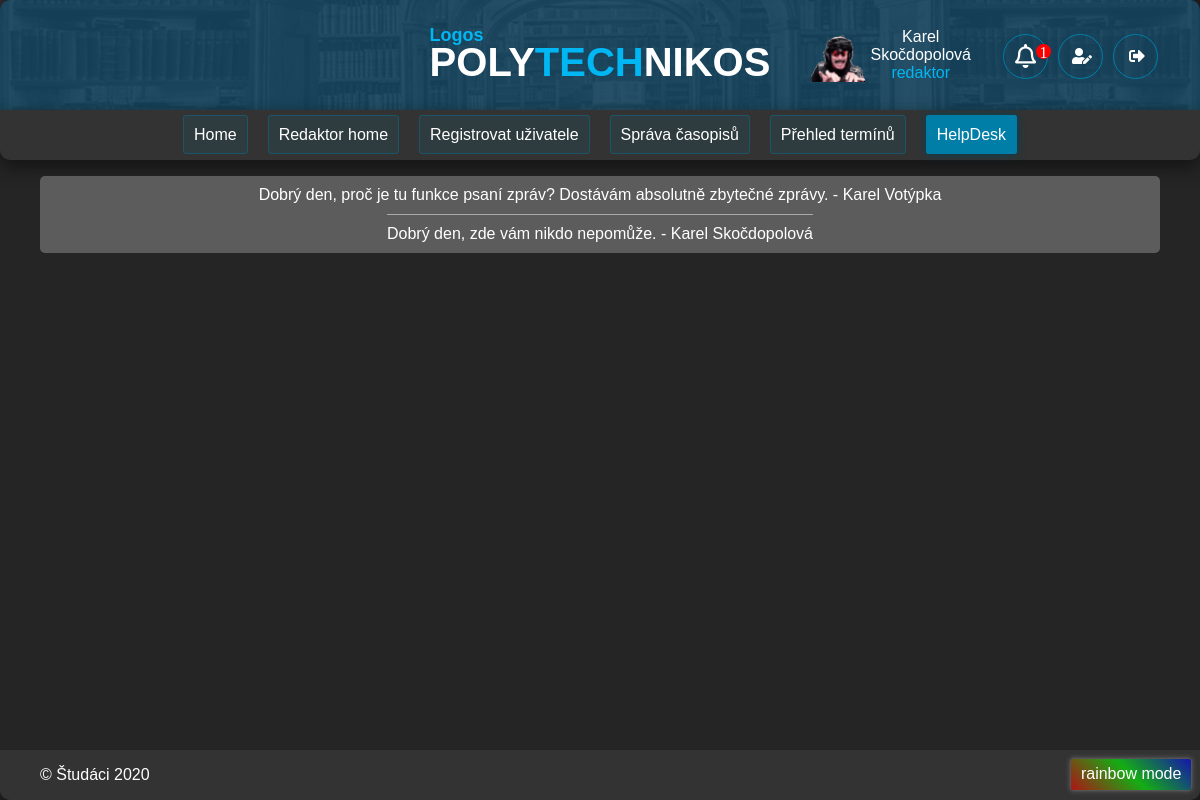
/Produkt/helpdesk.php (signed in), run on the app's committed database.
### tables this page shows
CREATE TABLE `uzivatel` (
  `login` varchar(50) NOT NULL,
  `heslo` varchar(64) NOT NULL,
  `role` enum('administrator','sefredaktor','redaktor','recenzent','autor') DEFAULT NULL,
  `jmeno` varchar(255) NOT NULL,
  `prijmeni` varchar(255) NOT NULL,
  `email` varchar(100) NOT NULL,
  `telefon` varchar(20) DEFAULT NULL
);

CREATE TABLE `helpdesk` (
  `id` int UNSIGNED NOT NULL,
  `zprava` text NOT NULL,
  `login` varchar(50) NOT NULL,
  `id_otazky` int UNSIGNED DEFAULT NULL
);

### Produkt/scripty/jePrihlasen.php (called while the page is built)
<?php
if(isset($_SESSION[session_id()])){
    return true;
}else{
    return false;
}
?>

### Produkt/helpdesk.php (the view, shortened to what this page needs)
<?php
$base_path = "";
$head_str .= "<script src='" . $base_path . "ui/jquery-ui.js'></script>";
$head_str .= "<link rel='stylesheet' href='" . $base_path . "ui/jquery-ui.css'>";
require("head.php");
?>
<div id="content">
    <div id="wrapHelpDesk">
        <?php
        require_once($base_path . "db.php");
        if($_SESSION["role"] == "redaktor"){
            $sql = "SELECT id, zprava, jmeno, prijmeni FROM helpdesk NATURAL JOIN uzivatel WHERE id_otazky is NULL ORDER BY id desc";
        }else{
            $sql = "SELECT id, zprava, jmeno, prijmeni FROM helpdesk NATURAL JOIN uzivatel WHERE login = ? AND id_otazky is NULL ORDER BY id desc";
        }
        $query = $pdo->prepare($sql);
        $params = array($_SESSION[session_id()]);
        $query -> execute($params);
        if($query -> rowCount() > 0){
            while($row = $query->fetch(PDO::FETCH_ASSOC)){
                echo "<div class=\"wrapotazka\">";
                echo "<div class=\"otazka\">" . $row["zprava"];
                if($_SESSION["role"] == "redaktor"){
                    echo " - " . $row["jmeno"]. " " . $row["prijmeni"];
                }
                echo "</div>";
                    $query2 = $pdo->prepare("SELECT id, zprava, jmeno, prijmeni FROM helpdesk NATURAL JOIN uzivatel WHERE id_otazky = ?");
                    $params = array($row['id']);
                    $query2 -> execute($params);
                    if($query2 -> rowCount() > 0){
                        $fetchedMessage = $query2->fetch(PDO::FETCH_ASSOC);
                        echo "<div class=\"odpoved\">" . $fetchedMessage["zprava"] . " - " . $fetchedMessage["jmeno"]. " " . $fetchedMessage["prijmeni"] . "</div>";
                    }
                echo "</div>";
            }
        }else{
            echo "<div class=\"wrapotazka\">";
                echo "Jestě nebyla odeslána žádná otázka";
            echo "</div>";
        }
        ?>
    </div>
</div>
<?php require("foot.php"); $pdo = null; ?>

### Produkt/head.php (shortened to what this page needs)
<!DOCTYPE html>
<html>
<head>
    <link rel="stylesheet" href="<?php echo($base_path."style.css");?>">
    <link rel="stylesheet" href="https://cdnjs.cloudflare.com/ajax/libs/font-awesome/5.15.1/css/all.min.css ">
    <?php echo($head_str); ?>
</head>
<body>
    <div id="page">
        <header>
            <div class="logo_wrap"><h1 class="logo"><a href="<?php echo($base_path."index.php");?>"><span class="logos">Logos</span>POLY<span class="logospolytechnos2">TECH</span>NIKOS</a></h1></div>
            <?php
            if (!include("scripty/jePrihlasen.php")){
            ?>
            <div class="login override flex_horizontalne">
              <div class="flex_vodorovne">
                <form id="loginForm" action="scripty/prihlaseni.php" method="POST">
                    <input type="text" name="login" id="login" placeholder="Uživatelské jméno" required><br/>
                    <input type="password" name="password" id="password" placeholder="Heslo" required><br/>
                    <input class="button_login btn-three" type="submit" value="Přihlásit">
                    <input class="button_login btn-three" type="button" onclick="window.location.href='registr.php'" value="Registrace">
                </form>
                <p id="error">&nbsp;<?php echo $_SESSION["error"];unset($_SESSION["error"]) ?></p>
                </div>
            </div>
            <?php
            }
                else
            {
            ?>
            <div class="login override flex_horizontalne">
                <div class="flex_vodorovne">
                    <?php include($base_path . "scripty/view_profile_pic.php")?>
                    <div class="flex_horizontalne">
                        <?php
                            require("db.php");
                            $query = $pdo->prepare("select jmeno, prijmeni from uzivatel where login = ?");
                            $params = array($_SESSION[session_id()]);
                            $query->execute($params);
                            $fetchedUser = $query->fetch(PDO::FETCH_ASSOC); ?>
                        <div><?php echo $fetchedUser['jmeno'] . ' ' . $fetchedUser['prijmeni']; ?></div>
                        <div class="role"><?php echo $_SESSION['role'] ?></div>
                    </div>
                    <div class="flex_vodorovne buttons_wrap">
                        <?php include($base_path."scripty/notifikace.php");?>
                        <button class="buttonikOdhlasit btn-three" id="editProfile"><i class="fa fa-user-edit" aria-hidden="true"></i></button>
                        <button class="buttonikOdhlasit btn-three" id="logOut"><i class="fa fa-sign-out-alt" aria-hidden="true"></i></button>
                    </div>
                </div>
            </div>
            <?php
            }
            ?>
        </header>
        <?php
        include_once("menu.php");
        ?>

### Produkt/style.css (style rules this page uses)
* { box-sizing: border-box; }
html { overflow-y: overlay; }
:root { scrollbar-color: rgb(0, 139, 185) rgba(46,54,69,255) !important; scrollbar-width: thin !important; }
body { color: #fff; background-image: url(img/bcg.png); background-repeat: no-repeat; background-size: cover; background-attachment: fixed; font-family: sans-serif; margin: 0; }
#page { position: relative; margin: 0 auto; max-width: 1300px; background-color: #252525; min-height: 100vh; border-radius: 10px; }
header { background-image: url("img/2.png"); background-position: center; background-repeat: no-repeat; background-size: cover; display: flex; justify-content: space-between; align-items: center; flex-wrap: wrap; border-top-left-radius: 10px; border-top-right-radius: 10px; padding: 1rem 2rem; min-height: 110px; }
header a { text-decoration: none; color: inherit; }
header .logo_wrap { display: flex; align-items: center; }
.logo { text-align: center; font-size: 40px; height: 50px; margin-top: 20px; }
header h1 { margin: 0; }
#content, footer { padding: 1rem 2.5rem; }
#content { padding-bottom: 4rem; }
a { color: #00b1ec; }
.login { width: 22rem; }
.login.override { flex-direction: row; justify-content: flex-end; }
.flex_vodorovne { display: flex; flex-direction: row; align-items: center; justify-content: center; }
.flex_horizontalne { display: flex; flex-direction: column; align-items: center; justify-content: center; text-align: center; }
header .buttons_wrap { padding-left: 2rem; }
.buttonikOdhlasit { border: 1px solid #007EA7; background: none; color: white; margin-right: 10px; font-size: 16px; margin-top: 3px; border-radius: 50%; height: 45px; width: 45px; cursor: pointer; }
.buttonikOdhlasit > i { margin-left: 3px; }
.role { color:#00b7f4; }
#wrapHelpDesk { width: 100%; display: flex; flex-direction: column; overflow-y: auto; height: 100%; margin-bottom: 40px; }
.wrapotazka { background-color: rgb(92, 92, 92); border-radius: 5px; padding: 10px; margin-bottom: 2px; display: flex; flex-direction: column; align-items: center; }
.wrapotazka .otazka { margin-bottom: 10px; }
.wrapotazka .odpoved { border-top: 1px #aaa solid; padding-top: 10px; }
.logospolytechnos2 { color:#00b7f4; font-size: 40px; }
.logos { position: absolute; font-size: 18px; color:#00b7f4; margin-top:-15px; }

### data on the page
uzivatel: jmeno "Karel", prijmeni "Skočdopolová"
helpdesk: zprava "Dobrý den, proč je tu funkce psaní zpráv? Dostávám absolutně zbytečné zprávy.", login.jmeno "Karel", login.prijmeni "Votýpka", helpdesk.zprava "Dobrý den, zde vám nikdo nepomůže.", uzivatel.jmeno "Karel", uzivatel.prijmeni "Skočdopolová"

### other printed values
$_SESSION['role'] "redaktor"
$notificationCount "1"
